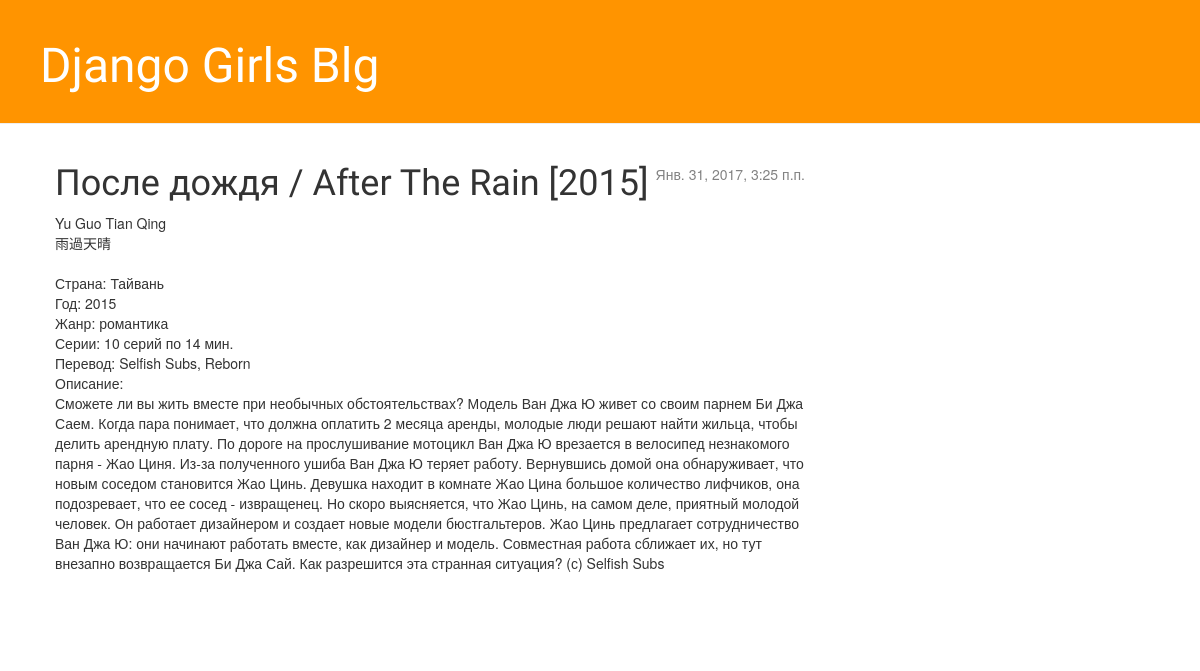
Screenshot of /post/7/ with the database file from the repository.
### blog/models.py (models this page shows, shortened)
class Post(models.Model):
    author = models.ForeignKey('auth.user')
    title = models.CharField(max_length=200)
    text = models.TextField()
    create_date = models.DateTimeField(default=now())
    published_date = models.DateTimeField(blank=True, null=True)

### blog/views.py (the view)
# urls.py: url(r'^post/(?P<pk>[0-9]+)/$', views.post_detail, name='post_detail'),
def post_detail(request, pk):
    post=get_object_or_404(Post, pk=pk)
    return render(request, 'blog/post_detail.html', {'post': post})

### blog/templates/blog/post_detail.html (shortened to what this page needs)
{% extends 'blog/base.html' %}
{% block content %}
  <div class="post">
    {% if post.published_date %}
      <div class="date">
        {{ post.published_date }}
      </div>
    {% endif %}
    <h1>{{ post.title }}</h1>
    <p>{{ post.text|linebreaksbr }}</p>
  </div>
{% endblock content %}

### blog/static/css/blog.css (style rules this page uses)
h1, h2, h3, h4 { font-family: 'Ruslan Display', cursive; }
.date { float: right; color: #828282; }
.post { margin-bottom: 70px; }

### rows the page displays
Post: published_date "Янв. 31, 2017, 3:25 п.п.", title "После дождя / After The Rain [2015]", text "Yu Guo Tian Qing 雨過天晴 Страна: Тайвань Год: 2015 Жанр: романтика Серии: 10 серий по 14 мин. Перевод: Selfish Subs, Reborn Описание: Сможете ли вы жить вместе при необычных обстоятельствах? Модель Ван Джа Ю живет со своим парнем Би Джа Саем. Когда пара понимает, что должна оплатить 2 месяца аренды, молодые люди решают найти жильца, чтобы делить арендную плату. По дороге на прослушивание мотоцикл Ван Джа Ю врезается в велосипед незнакомого парня - Жао Циня. Из-за полученного ушиба Ван Джа Ю теряет работу. Вернувшись домой она обнаруживает, что новым соседом становится Жао Цинь. Девушка находит в комнате Жао Цина большое количество лифчиков, она подозревает, что ее сосед - извращенец. Но скоро…"
